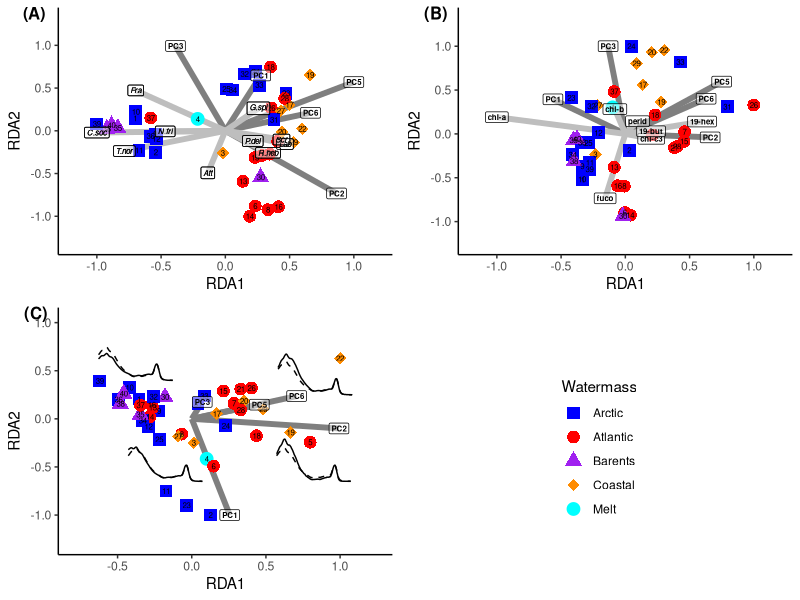

The R source for this figure:
# This script will produce triplots of the leading axes that 
# define the multivariate dependencies of
# phytoplankton community structure on environmental conditions.
# The spaces are illustrated with representative species, 
# taxon-indicative pigments and absorption spectra, respectively. 

setwd('D:/Documents/')
# You will need to set the path to the location
# that you saved the following files
# 'Environment_40.csv'
# 'Absorption_spectra_40.csv'
# 'Cell_counts_40.csv'
# 'Pigments_40.csv'
# If you do not have a package, run the code 'install.packages('package name')'

library('vegan')
# Code for multivariate statistical analyses
library(ggplot2)
# Plotting package
library(cowplot)
# Extracting plot elements
library(ggpubr)
# Combine subplots

Environment<-read.csv('Environment_40.csv')
Absorption_spectra<-read.csv('Absorption_spectra_40.csv')
Cell_counts<-read.csv('Cell_counts_40.csv')
Pigments<-read.csv('Pigments_40.csv')
# Load the requisite datasets

explan<-prcomp(Environment[,-c(11:14)],scale=T)
# Perform PCA decomposition on Environmental data, in order
# to eliminate multiple co-linearity

Absorption_data<-Absorption_spectra[,5:355]/rowSums(Absorption_spectra[,5:355])
# Normalise to integral
Cell_data<- cbind(log10(Cell_counts[,5:110]+1),log10((Cell_counts[,111:114]*1000)+1))
Cell_data<-Cell_data/rowSums(Cell_data)
# Log10 + 1 transform, then normalise to integral
Pigment_data<-Pigments[,5:32]/rowSums(Pigments[,5:32])
# Normalise to integral

cell_rda<-rda( Cell_data ~ . ,as.data.frame(explan$x))
optics_rda<-rda( Absorption_data ~ . ,as.data.frame(explan$x))
pigment_rda<-rda( Pigment_data ~ . ,as.data.frame(explan$x))
# Perform redundancy analysis

hydrog_vector<-rep('Barents',dim(Environment)[1] )
hydrog_vector[which(Environment$temp <0 & Environment$salinity <34.8)]<- 'Arctic' #Arw
hydrog_vector[which(Environment$temp >0 & Environment$temp <3 & Environment$salinity <34.8)]<- 'Melt' #Mw
hydrog_vector[which(Environment$temp >3 & Environment$salinity <34.8)]<- 'Coastal' #Cw
hydrog_vector[which(Environment$temp >3 & Environment$salinity >34.8)]<- 'Atlantic' #AtW
# Define a vector of the Watermass classifications of each sample

d<-as.data.frame(cbind(scores(cell_rda,display='sites'),
hydrog_vector))
d[,1:2]<-as.matrix(sapply(d[,1:2], as.character ))  
d[,1:2]<-as.matrix(sapply(d[,1:2], as.numeric ))  
d[,1]<-d[,1]/max(abs(d[,1]))
d[,2]<-d[,2]/max(abs(d[,2]))
colnames(d)[3]<-'Watermass'
# Make a dataframe for the cell counts analysis

cell_segments<-as.data.frame(cbind(rep(0,dim(Environment)[2]-4),rep(0,dim(Environment)[2]-4),
summary(cell_rda)$biplot[,1],summary(cell_rda)$biplot[,2]))/max(abs(summary(cell_rda)$biplot))
# Triplot vectors for environmental variance axes

cell_segments<-cell_segments/max(abs(cell_segments))
# Normalise

cell_var<-c(1,2,3,5,6)
# The chosen axes for plotting (those identified as significant in the significance testing script)

cell_picks<-c(18,14,42,36,97,40,1,72,80,9)
# Select the species and genera to plot in the triplot
dcells<-as.data.frame(cbind(rep(0,10),rep(0,10),
scores(cell_rda,display='species')[cell_picks,1],scores(cell_rda,display='species')[cell_picks,2])/ (max(abs(scores(cell_rda,display='species')[cell_picks,]))*1.2) )
dcells<-dcells/max(abs(dcells))

cell_names<-c(expression(italic('C.soc')),
expression(italic('T.nor')),expression(italic('N.fri')),
expression(italic('Fra')),expression(italic('Lab')),expression(italic('Att')),
expression(italic('P.del')),expression(italic('Scr')),expression(italic('G.spi')),
expression(italic('R.heb')))
# Abbreviate the names of the species and genera

cell_rda_plot<-
ggplot(data=d,aes(x=RDA1,y=RDA2,col=Watermass))+ # Plot with cell RDA data and watermass properties
ylim(c(-1,1))+
xlim(c(-1,1))+ # Set axis limits
scale_x_continuous(expand = c(0.1, 0.1)) + scale_y_continuous(expand = c(0.15, 0.15))+ 
geom_segment(data=cbind(cell_segments[cell_var,]),aes(x=V1,y=V2,xend=V3,yend=V4),size=2, 
alpha=1,color='gray50')+ # Plot vectors for environmental axes
geom_segment(data=dcells,aes(x=V1,y=V2,xend=V3,yend=V4),size=2,
alpha=1,color='grey')+  # Plot vectors for representative species
geom_point(aes(shape=Watermass,col=Watermass),size=4,alpha=1)+ # Plot sample points 
scale_colour_manual("Watermass", values = c("Arctic" = "blue", "Atlantic" = "red", "Barents" = 'purple', "Coastal" = 'darkorange', "Melt" = 'cyan'))+
scale_shape_manual("Watermass", values = c("Arctic" = 15, "Atlantic" = 16, "Barents" = 17, "Coastal" = 18, "Melt" = 19))+ # Colours and shapes
geom_text(label=c(1:40),col='black',size=2)+ # Label points with unique numbers 
geom_label(data=dcells,aes(x=V3,y=V4),label=cell_names,color='black',
size=2,alpha=.5)+ # Add species and genera abbreviations to the plot space 
geom_text(data=cell_segments[cell_var,]*1,aes(x=V3,y=V4),label=c(colnames(explan$x)[cell_var]),color='black',
size=4)+ # Add environmental axis labels 
theme(legend.position='right',
axis.line.x=element_line(),
axis.line.y=element_line(),
panel.background=element_blank())
# Completed plot; type 'cell_rda_plot' into terminal to view. 

legend<-cowplot::get_legend(cell_rda_plot)
# Obtain legend.

cell_rda_plot<-
ggplot(data=d,aes(x=RDA1,y=RDA2,col=Watermass))+
ylim(c(-1,1))+
xlim(c(-1,1))+
scale_x_continuous(expand = c(0.1, 0.1)) + scale_y_continuous(expand = c(0.15, 0.15))+
geom_segment(data=cbind(cell_segments[cell_var,]),aes(x=V1,y=V2,xend=V3,yend=V4),size=2,
alpha=1,color='gray50')+
geom_segment(data=dcells,aes(x=V1,y=V2,xend=V3,yend=V4),size=2,
alpha=1,color='grey')+
geom_point(aes(shape=Watermass,col=Watermass),size=4,alpha=1)+
scale_colour_manual("Watermass", values = c("Arctic" = "blue", "Atlantic" = "red", "Barents" = 'purple', "Coastal" = 'darkorange', "Melt" = 'cyan'))+
scale_shape_manual("Watermass", values = c("Arctic" = 15, "Atlantic" = 16, "Barents" = 17, "Coastal" = 18, "Melt" = 19))+
geom_text(label=c(1:40),col='black',size=2)+
geom_label(data=dcells,aes(x=V3,y=V4),label=cell_names,color='black',
size=2,fontface='bold',alpha=.5,seed=1234)+
geom_label(data=dcells,aes(x=V3,y=V4),label=cell_names,color='black',
size=2,fontface='bold',seed=1234,fill=NA)+
geom_label(data=cell_segments[cell_var,]*1,aes(x=V3,y=V4),label=c(colnames(explan$x)[cell_var]),color='black',
size=2,fontface='bold',alpha=.5,)+
theme(legend.position='none',
axis.line.x=element_line(),
axis.line.y=element_line(),
panel.background=element_blank())
# Plot with legend removed

# Now we will repeat this exercise for the pigment dataset

d2<-as.data.frame(cbind(scores(pigment_rda,display='sites'),
hydrog_vector))
d2[,1:2]<-as.matrix(sapply(d2[,1:2], as.character ))  
d2[,1:2]<-as.matrix(sapply(d2[,1:2], as.numeric ))  
d2[,1]<-d2[,1]/max(abs(d2[,1]))
d2[,2]<-d2[,2]/max(abs(d2[,2]))
colnames(d2)[3]<-'Watermass'

pigment_segments<-as.data.frame(cbind(rep(0,dim(Environment)[2]-4),rep(0,dim(Environment)[2]-4),
summary(pigment_rda)$biplot[,1],summary(pigment_rda)$biplot[,2]))/max(abs(summary(pigment_rda)$biplot))

pigment_segments<-pigment_segments/max(abs(pigment_segments))

pigment_var<-c(1,2,3,5,6)

pigment_picks<-c(25,8,13,24,1,7,6)
pigment_names<-c('chl-a','fuco','19-hex','chl-b','chl-c3','19-but','perid')

dpigments<-as.data.frame(cbind(rep(0,length(pigment_picks)),rep(0,length(pigment_picks)),
scores(pigment_rda,display='species')[pigment_picks,1],scores(pigment_rda,display='species')[pigment_picks,2])/ (max(abs(scores(pigment_rda,display='species')[pigment_picks,]))*1.2) )

dpigments<-dpigments/max(abs(dpigments))

pigment_rda_plot<-ggplot(data=d2,aes(x=RDA1,y=RDA2,col=Watermass))+
scale_x_continuous(expand = c(0.1, 0.1)) + scale_y_continuous(expand = c(0.15, 0.15))+
geom_segment(data=pigment_segments[pigment_var,],aes(x=V1,y=V2,xend=V3,yend=V4),size=2,
alpha=1,color='gray50')+
geom_segment(data=dpigments,aes(x=V1,y=V2,xend=V3,yend=V4),size=2,
alpha=1,color='grey')+
geom_point(aes(shape=Watermass,col=Watermass),size=4,alpha=1)+
scale_colour_manual("Watermass", values = c("Arctic" = "blue", "Atlantic" = "red", "Barents" = 'purple', "Coastal" = 'darkorange', "Melt" = 'cyan'))+
scale_shape_manual("Watermass", values = c("Arctic" = 15, "Atlantic" = 16, "Barents" = 17, "Coastal" = 18, "Melt" = 19))+
geom_text(label=c(1:40),col='black',size=2)+
geom_label(data=dpigments,aes(x=V3,y=V4),label=pigment_names,color='black',
size=2,fontface='bold',alpha=.5)+
geom_label(data=pigment_segments[pigment_var,],aes(x=V3,y=V4),label=c(rownames(pigment_segments)[pigment_var]),color='black',
size=2,fontface='bold',alpha=.5,)+
theme(legend.position='none',
axis.line.x=element_line(),
axis.line.y=element_line(),
panel.background=element_blank())

# Now we perform the same as above, but for absorption spectra

d3<-as.data.frame(cbind(scores(optics_rda,display='sites'),
hydrog_vector))
d3[,1:2]<-as.matrix(sapply(d3[,1:2], as.character ))  
d3[,1:2]<-as.matrix(sapply(d3[,1:2], as.numeric ))  
d3[,1]<-d3[,1]/max(abs(d3[,1]))
d3[,2]<-d3[,2]/max(abs(d3[,2]))
colnames(d3)[3]<-'Watermass'

optics_segments<-as.data.frame(cbind(rep(0,dim(Environment)[2]-4),rep(0,dim(Environment)[2]-4),
summary(optics_rda)$biplot[,1],summary(optics_rda)$biplot[,2]))/max(abs(summary(optics_rda)$biplot))

optics_segments<-optics_segments/max(abs(optics_segments))

optics_var<-c(1,2,3,5,6)

# We want to obtain some representative absorption spectra to illustrate the plot

mean_spectrum<-colSums(Absorption_data)/(dim(Absorption_data)[1])
# the mean spectrum

x<-d3$RDA1
y<-d3$RDA2
dex<-as.data.frame(cbind(d3,atan2(y,x)*(180/pi) +180 ))
colnames(dex)[4]<-'colly'
# Define angle from origin

NE<-which(dex$colly>180 & dex$colly <300)
E<-which(dex$colly>150 & dex$colly <180)
S<-which(dex$colly >40 & dex$colly <150)
W<-which(dex$colly <40 | dex$colly >300)
# Define different angular regions of the plot-space

d4<- as.data.frame( cbind(c(400:750),
mean_spectrum/mean_spectrum[277],
colSums(Absorption_data[NE,])/colSums(Absorption_data[NE,])[277],
colSums(Absorption_data[E,])/colSums(Absorption_data[E,])[277],
colSums(Absorption_data[S,])/colSums(Absorption_data[S,])[277],
colSums(Absorption_data[W,])/colSums(Absorption_data[W,])[277]
))
# Define a dataset of representative absorption spectra


optics_rda_plot<-
ggplot()+
scale_x_continuous(expand = c(0.1, 0.1)) + scale_y_continuous(expand = c(0.15, 0.15))+
geom_segment(data=optics_segments[optics_var,],aes(x=V1,y=V2,xend=V3,yend=V4),size=2,
alpha=1,color='gray50')+
labs(x='RDA1',y='RDA2')+
geom_point(data=d3,aes(x=RDA1,y=RDA2,shape=Watermass,col=Watermass),size=4,alpha=1)+
scale_colour_manual("Watermass", values = c("Arctic" = "blue", "Atlantic" = "red", "Barents" = 'purple', "Coastal" = 'darkorange', "Melt" = 'cyan'))+
scale_shape_manual("Watermass", values = c("Arctic" = 15, "Atlantic" = 16, "Barents" = 17, "Coastal" = 18, "Melt" = 19))+
geom_text(data=d3, aes(x=RDA1,y=RDA2), label=c(1:40),col='black',size=2)+
geom_label(data=optics_segments[optics_var,],aes(x=V3,y=V4),label=c(rownames(optics_segments)[optics_var]),color='black',
size=2,fontface='bold',alpha=.5,)+
geom_line(data=d4,aes(x=(V1/700)+0.01,y=(V3/6)+0.25))+
geom_line(data=d4,aes(x=(V1/700)+0.01,y=(V2/6)+0.25),linetype='dashed')+ # This is the mean spectrum 
geom_line(data=d4,aes(x=(V1/700)-0.0,y=(V4/6)-0.65))+
geom_line(data=d4,aes(x=(V1/700)-0.0,y=(V2/6)-0.65),linetype='dashed')+
geom_line(data=d4,aes(x=(V1/700)-1.0,y=(V5/6)-.65))+
geom_line(data=d4,aes(x=(V1/700)-1.0,y=(V2/6)-.65),linetype='dashed')+
geom_line(data=d4,aes(x=(V1/700)-1.2,y=(V6/6)+.4))+
geom_line(data=d4,aes(x=(V1/700)-1.2,y=(V2/6)+.4),linetype='dashed')+
# These above lines are plotting the representative absorption spectra between 400 and 750 nm
theme(legend.position='none',
axis.line.x=element_line(),
axis.line.y=element_line(),
panel.background=element_blank())

ggarrange(ncol=2,nrow=2,cell_rda_plot,pigment_rda_plot,optics_rda_plot,
legend,labels=c('(A)','(B)','(C)'),font.label=c(size=12),hjust=-1)

# Arrange the final plot
# We can now visualise the way that environmental variation structures explained variance in the cell counts,
# pigment and absorption spectral datasets. 



